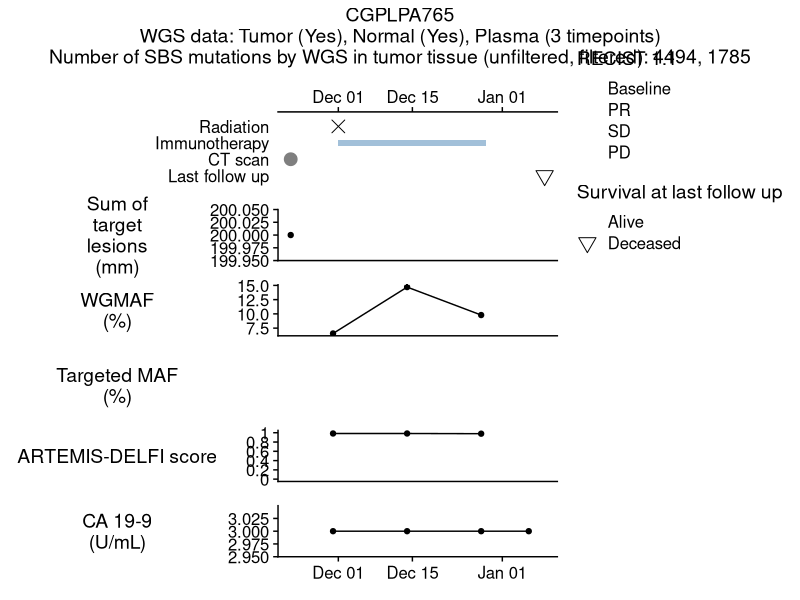
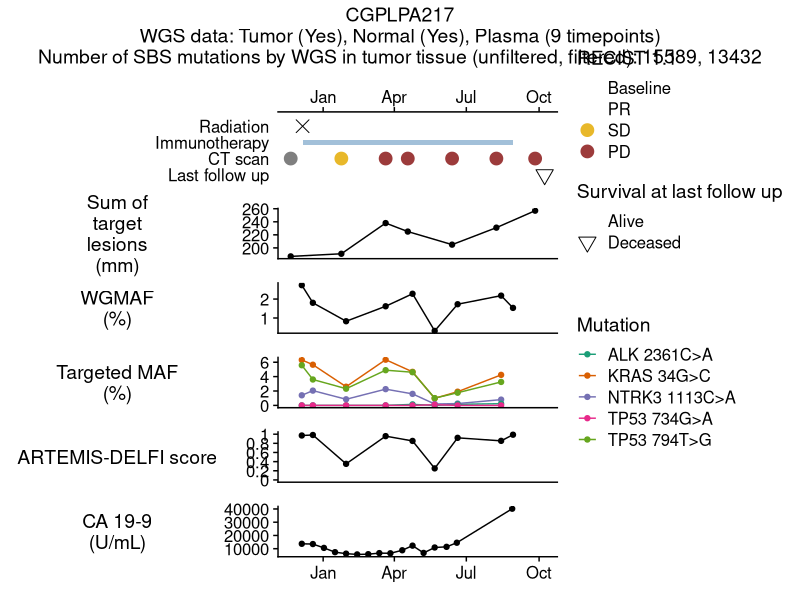
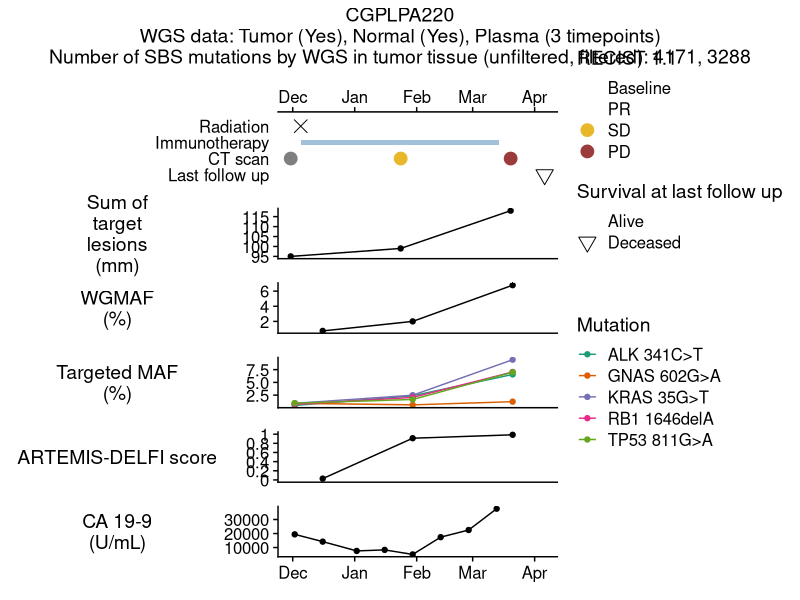
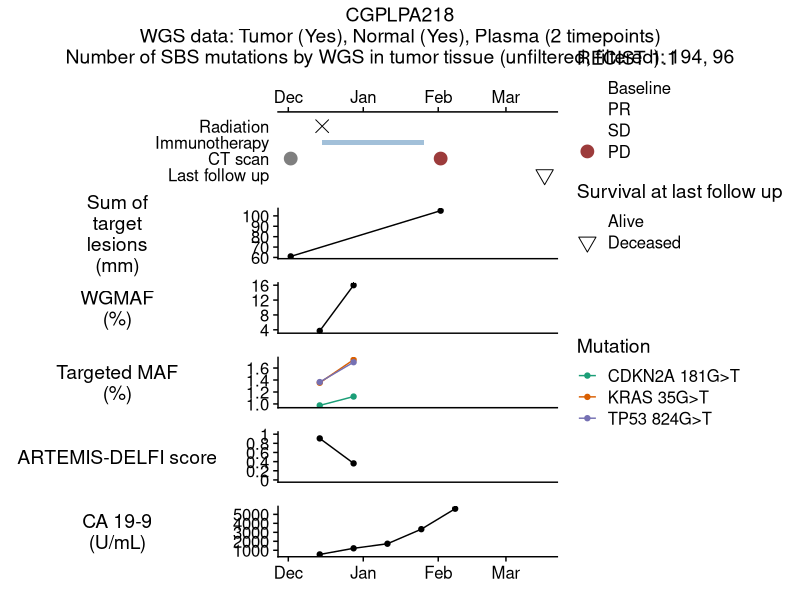
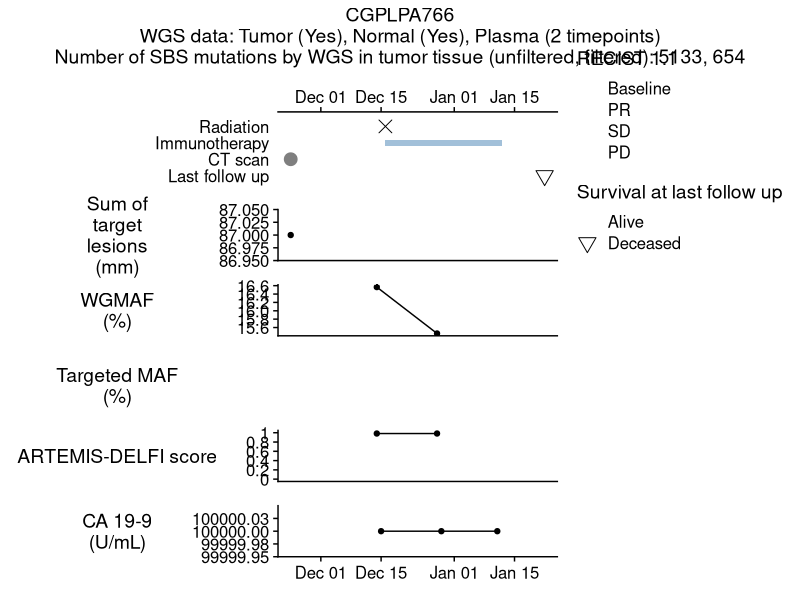
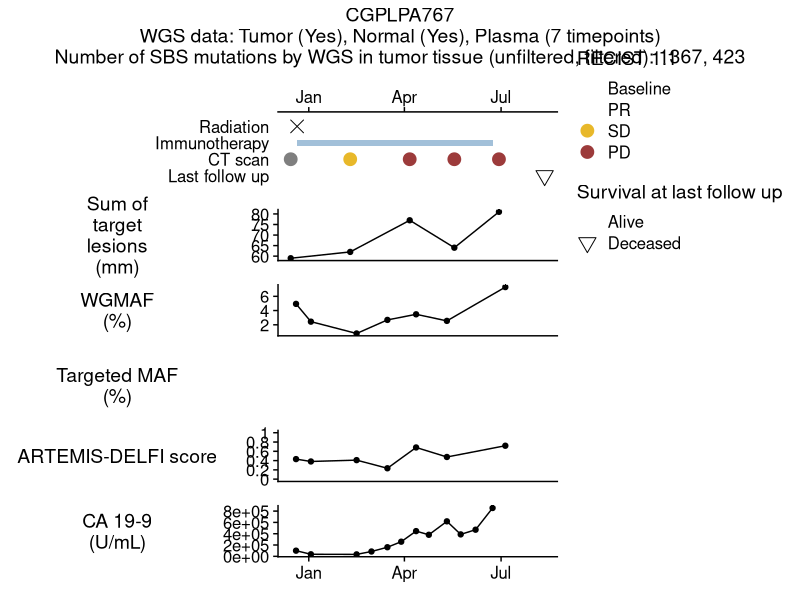
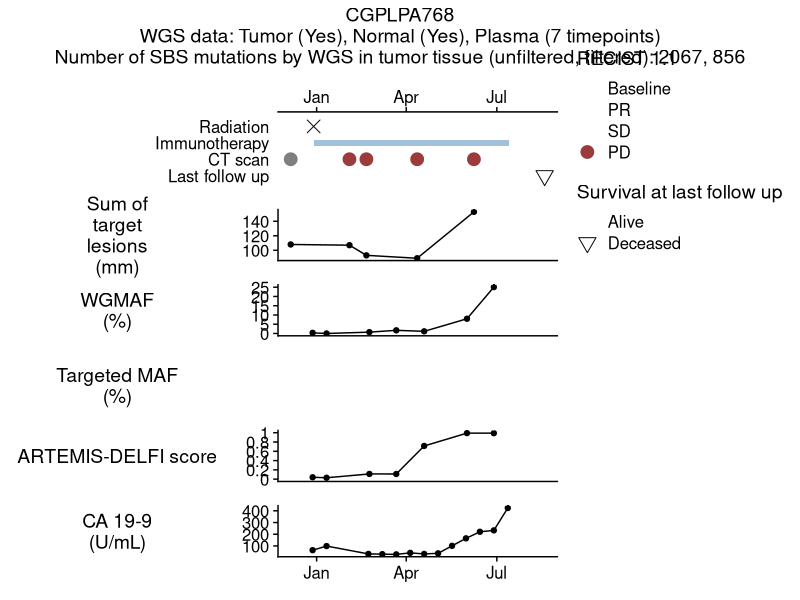
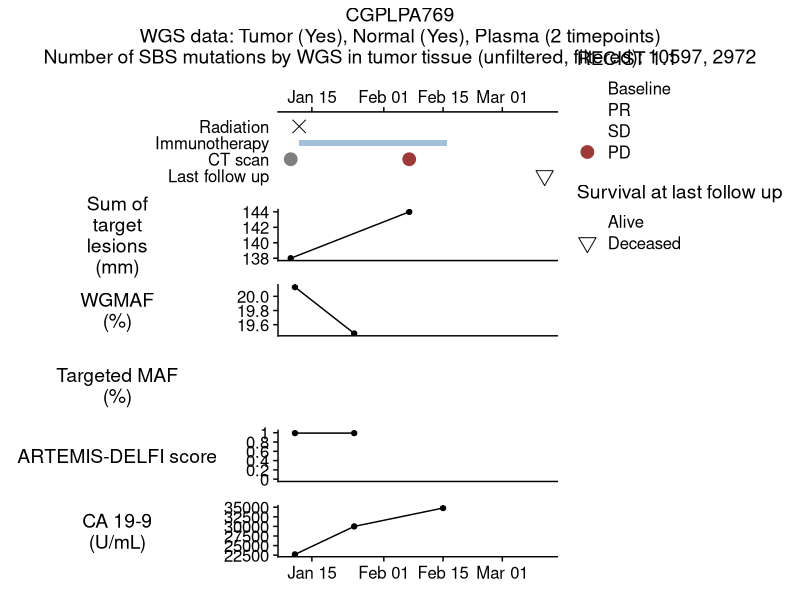

Generate these figures, in order, with R:
## ---- chunk 1
library(here)
library(tidyverse)
library(readxl)
library(patchwork)
library(pdftools)
## ---- chunk 2
# Reading in the ID conversion table
id.df<-read_excel(here("data/i07_input.xlsx"), sheet="ID_comparison", na = "#NULL!")
id.df$patient_id <- gsub("P$|P1$", "", id.df$CGID)
id.df$StudySubjectID<-as.numeric(id.df$StudySubjectID)

# Reading in a clinical metadata file and extracting the date of radiation, ipi, and nivo
clin.df<-read_excel(here("data/i07_input.xlsx"), sheet="CheckPAC_DATA4", na = "#NULL!")

clin.df$StudySubjectID<-as.numeric(clin.df$StudySubjectID)
clin.df$Survival_status<-as.numeric(clin.df$Survival_status)

tx_dates.df <- left_join(id.df, clin.df, by = "StudySubjectID") %>%
                 mutate(immunotx_start_date1 = pmin(Nivo_StartDate, Ipi_StartDate, na.rm = T),
                        immunotx_end_date1 = pmax(Nivo_LastDate, Ipi_LastDate, na.rm = T),
                        immunotx_start_date2 = pmin(Nivo_ReStart, Ipi_ReStart, na.rm = T),
                        immunotx_end_date2 = pmax(Nivo_ReStop, Ipi_ReStop, na.rm = T)) %>%
                 select(patient_id, radiation_date = Radiation_Date,
                        immunotx_start_date1, immunotx_end_date1, immunotx_start_date2, immunotx_end_date2) %>%
                 mutate(across(contains("date"), as.Date))
# Extracting date of death
survival.df <- left_join(id.df, clin.df, by = "StudySubjectID") %>%
                 select(patient_id, date = Survival_date, status = Survival_status) %>%
                 mutate(date = as.Date(date),
                        status = ifelse(status == 2, "Deceased", "Alive")) %>%
                 mutate(status = factor(status, levels = c("Alive", "Deceased"))) %>%
              mutate(date = as.Date(date, format = "%m/%d/%Y"))

# Reading in TMB for 34 samples with T/N/plasma WGS sequencing
tmb.df <- read_excel(here("data/i07_input.xlsx"), sheet="tumor_tmb", na = "#NULL!") %>%
            mutate(summary = paste0("Number of SBS mutations by WGS in tumor tissue (unfiltered, filtered): ", sbs.tmb, ", ", sbs.tmb.filtered))

# Reading in the patient samples summary that indicates if T/N/plasma WGS is available for each patient
wgs_patient_sample_summary.df <- read_excel(here("data/i07_input.xlsx"), sheet="patient_summary", na = "#NULL!") %>%
                                   mutate(summary = paste0("WGS data: Tumor (", tumor_tissue, "), Normal (", normal_tissue, "), Plasma (", plasma_100bp, " timepoints)"))

# Reading in DELFI scores
delfi.df <- read_excel(here("data/i07_input.xlsx"), sheet="checkpac_preds", na = "#NULL!") %>%
              rename(plasma_id = id, patient_id = Patient, score = 'ARTEMIS-DELFI Score') %>%
                mutate(date = as.Date(date, format = "%m/%d/%Y"))

# Reading in WGS MAFs
wgs_maf.df <- read_excel(here("data/i07_input.xlsx"), sheet="plasma_mafs", na = "#NULL!") %>%
                rename(date = "date_blood_draw") %>% mutate(date = as.Date(date, format = "%m/%d/%Y")) %>%
  filter(plasma_read_length!="150")

# Reading in targeted sequencing MAFs
targeted_maf.df <- read_excel(here("data/i07_input.xlsx"), sheet="targeted_sequencing", na = "#NULL!") %>%
                     mutate(date = as.Date(date_blood_draw, format = "%m/%d/%Y")) %>%
                     select(patient_id, date, mutation, maf)

# Reading in CA-19-9 measurements
ca19.df <- read_excel(here("data/i07_input.xlsx"), sheet="CA19-9", na = "#NULL!") %>%
             left_join(., id.df, by = c("biopac_id" = "Biopac ID")) %>%
             mutate(date = as.Date(date_blood_draw, format = "%m/%d/%Y")) %>%
             select(patient_id, date, ca19_9)

# Reading in RECIST response information
recist.df <- read_excel(here("data/i07_input.xlsx"), sheet="RECIST", na = "#NULL!") %>%
               left_join(., id.df, by = c("biopac_id" = "Biopac ID")) %>%
               mutate(date = as.Date(date_ct, format = "%m/%d/%Y")) %>%
               select(patient_id, date, sum_target_lesions, recist_response) %>%
               mutate(recist_response = ifelse(is.na(recist_response), "Baseline", recist_response)) %>%
               mutate(recist_response = factor(recist_response, levels = c("Baseline", "PR", "SD", "PD")))
recist.df$sum_target_lesions<-as.numeric(recist.df$sum_target_lesions)

# Getting the dates of the first / last measurements to be plotted for each patient
date_range.df <- bind_rows(pivot_longer(tx_dates.df, !patient_id, names_to = NULL, values_to = "date", values_drop_na = T),
                           select(survival.df, c(patient_id, date)),
                           select(delfi.df, c(patient_id, date)),
                           select(wgs_maf.df, c(patient_id, date)),
                           select(targeted_maf.df, c(patient_id, date)),
                           select(ca19.df, c(patient_id, date)),
                           select(recist.df, c(patient_id, date))) %>%
                   group_by(patient_id) %>%
                   summarise(date_initial = min(date),
                             date_final = max(date))
## ---- chunk 3
# Generating a figure of cfDNA  metrics, ca19-9,  and clinical information for each patient
patient_ids <- id.df$patient_id

for (i in 1:length(patient_ids)) {

  date_range.df.i <- filter(date_range.df, patient_id == patient_ids[i])
  date_initial.i <- date_range.df.i$date_initial
  date_final.i <- date_range.df.i$date_final

  # Clinical information
  recist.df.i <- filter(recist.df, patient_id == patient_ids[i])
  recist.df.i$recist_response<-as.factor(recist.df.i$recist_response)
  tx_dates.df.i <- filter(tx_dates.df, patient_id == patient_ids[i])
  survival.df.i <- filter(survival.df, patient_id == patient_ids[i])
  survival.df.i$status<-as.factor(survival.df.i$status)

  p.clinical <- ggplot() +
                  geom_point(data = NULL, aes(x = tx_dates.df.i$radiation_date, y = 1.75), color = "black", shape = 4, size = 4) +
                  geom_rect(data = NULL, aes(xmin = tx_dates.df.i$immunotx_start_date1, xmax = tx_dates.df.i$immunotx_end_date1, ymin = 1.3125, ymax = 1.4375), color = NA, fill = "steelblue", alpha = 0.5) +
                  geom_rect(data = NULL, aes(xmin = tx_dates.df.i$immunotx_start_date2, xmax = tx_dates.df.i$immunotx_end_date2, ymin = 1.3125, ymax = 1.4375), color = NA, fill = "steelblue", alpha = 0.5) +
                  geom_point(data = survival.df.i, aes(x = date, y = 0.625, shape = status), size = 4) +
                  cowplot::theme_cowplot() +
                  theme(axis.title.y = element_blank(),
                        axis.line.y = element_blank(),
                        axis.ticks.y = element_blank(),
                        axis.title.x = element_blank()) +
                  scale_color_manual(name = "RECIST 1.1",
                                     breaks = c("Baseline", "PR", "SD", "PD"),
                                     values  = c("grey65", "#449c52", "#e8b82a", "#9c3b3b"),
                                     drop = F) +
                  scale_shape_manual(name = "Survival at last follow up",
                                     breaks = c("Alive", "Deceased"),
                                     values = c(2, 6),
                                     drop = F) +
                  xlab("Date") +
                  coord_cartesian(xlim = c(date_initial.i, date_final.i), ylim = c(0.375, 2)) +
                  scale_y_continuous(breaks = c(0.625, 1, 1.375, 1.75), labels = c("Last follow up", "CT scan", "Immunotherapy", "Radiation")) +
                  scale_x_date(position = "top")

  # Add CT scan / RECIST information for patients that have it
  if (nrow(recist.df.i) > 0) {
    p.clinical <- p.clinical +
                    geom_point(data = recist.df.i,
                               aes(x = date, y = 1, color = recist_response),
                               size = 4
                           #    ,show.legend = FALSE
                               ) + #ADDED-LG
                    guides(color = guide_legend(order = 1), shape = guide_legend(order = 2))
  }

  # Sum target lesions
  p.sum_target_lesions <- ggplot(recist.df.i, aes(x = date, y = sum_target_lesions)) +
                            geom_line() +
                            geom_point() +
                            cowplot::theme_cowplot() +
                            theme(axis.title.y = element_text(angle = 0, vjust = 0.5, margin = margin(r = -45, unit = "pt")),
                                  axis.title.x = element_blank(),
                                  axis.ticks.x = element_blank(),
                                  axis.text.x = element_blank()) +
                           ylab("Sum of\ntarget\nlesions\n(mm)") +
                           xlab("Date") +
                           coord_cartesian(xlim = c(date_initial.i, date_final.i))

  # ARTEMIS-DELFI scores
  delfi.df.i <- filter(delfi.df, patient_id == patient_ids[i])
  p.delfi <- ggplot(delfi.df.i, aes(x = date, y = score)) +
               geom_line() +
               geom_point() +
               cowplot::theme_cowplot() +
               theme(axis.title.y = element_text(angle = 0, vjust = 0.5, margin = margin(r = -45, unit = "pt")),
                     axis.title.x = element_blank(),
                     axis.ticks.x = element_blank(),
                     axis.text.x = element_blank()) +
               ylab("ARTEMIS-DELFI score") +
               xlab("Date") +
               coord_cartesian(xlim = c(date_initial.i, date_final.i), ylim = c(0, 1)) +
               scale_y_continuous(breaks = c(0, 0.2, 0.4, 0.6, 0.8, 1), labels = c("0", "0.2", "0.4", "0.6", "0.8", "1"))

  # WGS MAFs
  wgs_maf.df.i <- filter(wgs_maf.df, patient_id == patient_ids[i])
  p.wgs_maf <- ggplot(wgs_maf.df.i, aes(x = date, y = mf * 100)) +
                 geom_line() +
                 geom_point() +
                 cowplot::theme_cowplot() +
                 theme(axis.title.y = element_text(angle = 0, vjust = 0.5, margin = margin(r = -45, unit = "pt")),
                       axis.title.x = element_blank(),
                       axis.ticks.x = element_blank(),
                       axis.text.x = element_blank()) +
                 ylab("WGMAF\n(%)") +
                 xlab("Date") +
                 coord_cartesian(xlim = c(date_initial.i, date_final.i))

  # Targeted MAFs
  targeted_maf.df.i <- filter(targeted_maf.df, patient_id == patient_ids[i])
  p.targeted_maf <- ggplot(targeted_maf.df.i, aes(x = date, y = maf * 100, group = mutation, color = mutation)) +
                      geom_line() +
                      geom_point() +
                      cowplot::theme_cowplot() +
                      theme(axis.title.y = element_text(angle = 0, vjust = 0.5, margin = margin(r = -45, unit = "pt")),
                            axis.title.x = element_blank(),
                            axis.ticks.x = element_blank(),
                            axis.text.x = element_blank()) +
                      scale_color_brewer(name = "Mutation", palette = "Dark2") +
                      ylab("Targeted MAF\n(%)") +
                      xlab("Date") +
                      coord_cartesian(xlim = c(date_initial.i, date_final.i))

  # CA-19-9 levels
  ca19.df.i <- filter(ca19.df, patient_id == patient_ids[i])
  p.ca19 <- ggplot(ca19.df.i, aes(x = date, y = ca19_9)) +
              geom_point() +
              geom_line() +
              cowplot::theme_cowplot() +
              theme(axis.title.y = element_text(angle = 0, vjust = 0.5, margin = margin(r = -45, unit = "pt")),
                    axis.title.x = element_blank())+
              ylab("CA 19-9\n(U/mL)") +
              xlab("Date") +
              coord_cartesian(xlim = c(date_initial.i, date_final.i))

   # Plot title information
   tmb.df.i <- filter(tmb.df, patient_id == patient_ids[i])
   wgs_patient_sample_summary.df.i <- filter(wgs_patient_sample_summary.df, patient_id == patient_ids[i])
   plot.title.i <- paste0(patient_ids[i], "\n",
                          ifelse(nrow(wgs_patient_sample_summary.df.i) > 0, wgs_patient_sample_summary.df.i$summary, "WGS data: Tumor (No), Normal (No), Plasma (0 timepoints)"), "\n",
                          ifelse(nrow(tmb.df.i) > 0, tmb.df.i$summary, "Number of SBS mutations by WGS in tumor tissue (unfiltered, filtered): not measured"))

   p.patient.i <- p.clinical / p.sum_target_lesions /p.wgs_maf / p.targeted_maf / p.delfi /  p.ca19 +
                   plot_layout(heights = c(1.15, 0.75, 0.75, 0.75, 0.75, 0.75)) +
                   plot_annotation(title = plot.title.i,
                                   theme = theme(plot.title = element_text(hjust = 0.5, size = 14)))

  print(p.patient.i)
}
## ---- chunk 4
if (dir.exists(here("docs/figure/ext-fig19.Rmd"))) {
  if (file.exists(here("docs/figure/ext-fig19.Rmd/ext-fig19comb.pdf"))) {
    file.remove(here("docs/figure/ext-fig19.Rmd/ext-fig19comb.pdf"))
  }
  pdf_combine(list.files(here("docs/figure/ext-fig19.Rmd"), full.names = TRUE,
                         pattern = "pdf"),
              output = here("docs/figure/ext-fig19.Rmd/ext-fig19comb.pdf"))
}
